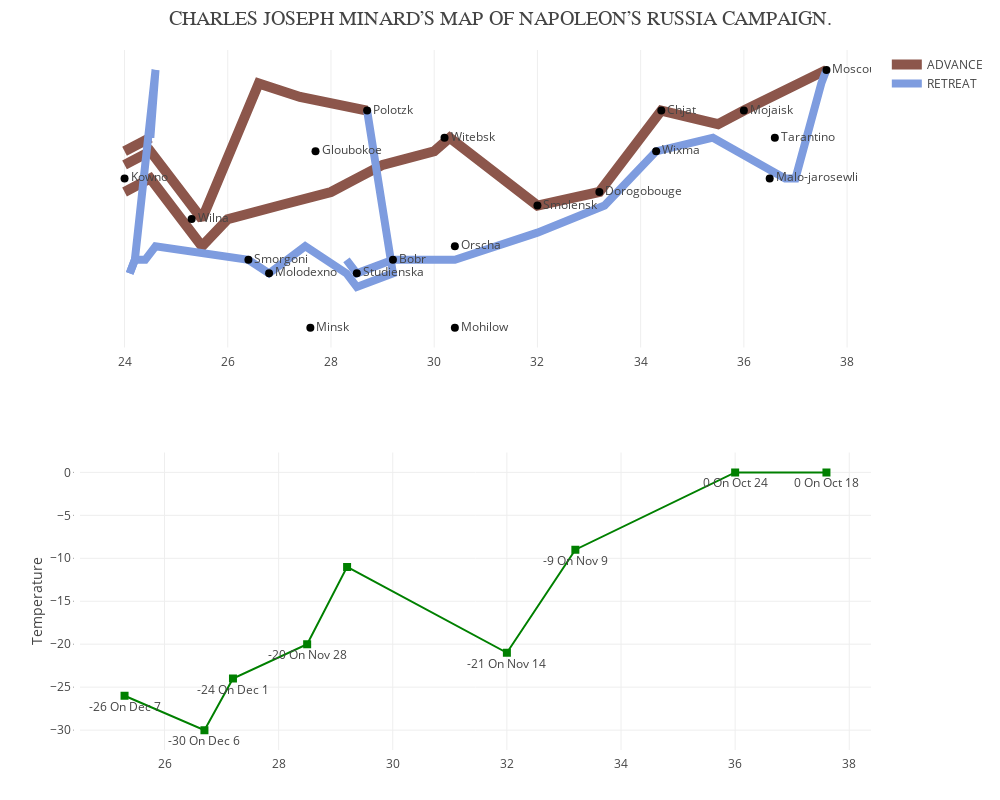

The notebook cell saved with this chart:
### Code cell
import pandas as pd
import numpy as np
import plotly
plotly.offline.init_notebook_mode(connected=True)
import plotly.offline as py
import plotly.graph_objs as go
from plotly import tools

data = pd.read_csv("/users/gauranshraja/Desktop/minard-data.csv", header=0) 
data.head()



#Code providing the extension of line
sur1 = data[((data['DIR']=='A') & (data['DIV']==1)) | 
                   ((data['DIR']=='R') & (data['DIV']==1) & (data['SURV']==100000))]
sur2 = data[((data['DIR']=='A') & (data['DIV']==2)) | 
                   ((data['DIR']=='R') & (data['DIV']==2) & (data['LATP']==55.5))]
sur3 = data[(data['DIR']=='A') & (data['DIV']==3)]
sur4 = data[(data['DIR']=='R') & (data['DIV']==2)]
sur5 = data[(data['DIR']=='R') & (data['DIV']==1)]
sur6 = data[(data['DIR']=='R') & (data['DIV']==3) | 
                   (data['DIR']=='A') & (data['DIV']==3) & (data['LATP']==55.3)]

traceCities = go.Scatter(
    x = data.LONC,
    y = data.LATC,
    showlegend = False,
    mode ='markers+text',
    marker = dict(
        color = "black",
        size = 8
    ),
    text = data.CITY,
    textposition='middle right'
  )

trace1A = go.Scatter(
     x = sur1.LONP,
     y = sur1.LATP,
     name='ADVANCE',
    
     line = dict(
        color = ('#8c564b'),
        width = 10
        ),
  
     mode='lines'
)

trace1R = go.Scatter(
     x= sur5.LONP,
     y= sur5.LATP,
      name='RETREAT', 
  line = dict(
        color = ('#7e9cdf'),
        width = 8),
  mode='lines'
  )

#Code for extension of trace2A to trace2R
trace2A = go.Scatter(
     x= sur2.LONP,
     y= sur2.LATP,
     showlegend=False,

  line = dict(
        color = ('#8c564b'),
        width = 10),
  mode='lines',
  textposition='bottom center'

)

trace2R = go.Scatter(
#  sur = data[(data.SURV==340000)],
#     if (data.DIR=='A') and (data.DIV=='1'):
     x= sur4.LONP,
     y= sur4.LATP,
     showlegend=False,
    
  line = dict(
        color = ('#7e9cdf'),
        width = 8),
  mode='lines',
  text=sur4.CITY,
  )

#extension of 3A & 3R
trace3A = go.Scatter(   
    x= sur3.LONP,
    y= sur3.LATP,
    showlegend=False,
  
    line = dict(
        color = ('#8c564b'),
        width = 10),
        mode='lines',
        textposition='bottom center'
)

trace3R = go.Scatter(
    x = sur6.LONP,
    y = sur6.LATP,
    showlegend = False,
    
    line = dict(
        color = ('#7e9cdf'),
        width = 8
    ),
  
    mode = 'lines',
    textposition = 'bottom center'
)

traceTemp = go.Scatter(
    x = data.LONT,
    y = data.TEMP,
    showlegend = False,
    mode = 'lines+text+markers',
    marker = dict(
        symbol = 'square',
        color = "green",
        size = 8
    ),
    text = data.TEMP.fillna(0).astype(int).map(str) + ' On ' + data.MON + ' ' 
            + data.DAY.fillna(0).astype(int).astype(str),
    textposition = 'bottom center'
    
  )

# Temperature SUBPLOT
fig = tools.make_subplots(rows=2,cols=1)

fig.append_trace(trace1A,1,1)
fig.append_trace(trace1R,1,1)
fig.append_trace(trace2A,1,1)
fig.append_trace(trace2R,1,1)
fig.append_trace(trace3A,1,1)
fig.append_trace(trace3R,1,1)
fig.append_trace(traceCities,1,1)
fig.append_trace(traceTemp,2,1)


fig['layout'].update(
    title = dict(
        text = 'CHARLES JOSEPH MINARD’S MAP OF NAPOLEON’S RUSSIA CAMPAIGN.',
        font = dict(
            size = 20,
            family = "Droid Serif"
        ),
        xanchor = "center"
    ),
    
    margin = dict(
        b = 50,
        t = 50,
        pad = 5
    ),
    showlegend=True,
    width = 1000,
    height = 800,
    yaxis = dict(visible=False),
    yaxis2 = dict(title= 'Temperature',ticklen= 0.5,zeroline= False)
)

py.iplot(fig, validate = False)

### Figure 1 — Plotly figure (JSON) as saved in the notebook; plotly's stock layout.template omitted (floating-point values rounded to 4 significant figures)
{"data": [{"line": {"color": "#8c564b", "width": 10}, "mode": "lines", "name": "ADVANCE", "type": "scatter", "uid": "8cb71847-5856-4cae-a100-0b486901fb0f", "x": [24, 24.5, 25.5, 26, 27, 28, 28.5, 29, 30, 30.3, 32, 33.2, 34.4, 35.5, 36, 37.6], "xaxis": "x", "y": [54.9, 55, 54.5, 54.7, 54.8, 54.9, 55, 55.1, 55.2, 55.3, 54.8, 54.9, 55.5, 55.4, 55.5, 55.8], "yaxis": "y"}, {"line": {"color": "#7e9cdf", "width": 8}, "mode": "lines", "name": "RETREAT", "type": "scatter", "uid": "e5096037-23b4-4845-9b9b-52d2bc964220", "x": [37.6, 37.5, 37, 36.8, 35.4, 34.3, 33.3, 32, 30.4, 29.2, 28.5, 28.3], "xaxis": "x", "y": [55.8, 55.7, 55, 55, 55.3, 55.2, 54.8, 54.6, 54.4, 54.4, 54.3, 54.4], "yaxis": "y"}, {"line": {"color": "#8c564b", "width": 10}, "mode": "lines", "showlegend": false, "textposition": "bottom center", "type": "scatter", "uid": "1e5f7ce6-0b24-4c58-bdeb-0f31e9f62fd0", "x": [24, 24.5, 25.5, 26.6, 27.4, 28.7], "xaxis": "x", "y": [55.1, 55.2, 54.7, 55.7, 55.6, 55.5], "yaxis": "y"}, {"line": {"color": "#7e9cdf", "width": 8}, "mode": "lines", "showlegend": false, "text": [null, null, null, null, null, null, null, null, null, null, null], "type": "scatter", "uid": "b0a71468-1c4b-4ee7-99da-4c98dbd454cd", "x": [28.7, 29.2, 28.5, 28.3, 27.5, 26.8, 26.4, 24.6, 24.4, 24.2, 24.1], "xaxis": "x", "y": [55.5, 54.3, 54.2, 54.3, 54.5, 54.3, 54.4, 54.5, 54.4, 54.4, 54.3], "yaxis": "y"}, {"line": {"color": "#8c564b", "width": 10}, "mode": "lines", "showlegend": false, "textposition": "bottom center", "type": "scatter", "uid": "1c8059eb-40c9-446a-b7a1-40860771de77", "x": [24, 24.5], "xaxis": "x", "y": [55.2, 55.3], "yaxis": "y"}, {"line": {"color": "#7e9cdf", "width": 8}, "mode": "lines", "showlegend": false, "textposition": "bottom center", "type": "scatter", "uid": "d6db8df3-6f48-4b06-b866-9d6f4f85388c", "x": [24.5, 24.6, 24.2, 24.1], "xaxis": "x", "y": [55.3, 55.8, 54.4, 54.3], "yaxis": "y"}, {"marker": {"color": "black", "size": 8}, "mode": "markers+text", "showlegend": false, "text": ["Kowno", "Wilna", "Smorgoni", "Molodexno", "Gloubokoe", "Minsk", "Studienska", "Polotzk", "Bobr", "Witebsk", "Orscha", "Mohilow", "Smolensk", "Dorogobouge", "Wixma", "Chjat", "Mojaisk", "Moscou", "Tarantino", "Malo-jarosewli", null, null, null, null, null, null, null, null, null, null, null, null, null, null, null, null, null, null, null, null, null, null, null, null, null, null, null, null], "textposition": "middle right", "type": "scatter", "uid": "849f2b59-416f-4876-8974-2b782d83edc4", "x": [24, 25.3, 26.4, 26.8, 27.7, 27.6, 28.5, 28.7, 29.2, 30.2, 30.4, 30.4, 32, 33.2, 34.3, 34.4, 36, 37.6, 36.6, 36.5, null, null, null, null, null, null, null, null, null, null, null, null, null, null, null, null, null, null, null, null, null, null, null, null, null, null, null, null], "xaxis": "x", "y": [55, 54.7, 54.4, 54.3, 55.2, 53.9, 54.3, 55.5, 54.4, 55.3, 54.5, 53.9, 54.8, 54.9, 55.2, 55.5, 55.5, 55.8, 55.3, 55, null, null, null, null, null, null, null, null, null, null, null, null, null, null, null, null, null, null, null, null, null, null, null, null, null, null, null, null], "yaxis": "y"}, {"marker": {"color": "green", "size": 8, "symbol": "square"}, "mode": "lines+text+markers", "showlegend": false, "text": ["0 On Oct 18", "0 On Oct 24", "-9 On Nov 9", "-21 On Nov 14", null, "-20 On Nov 28", "-24 On Dec 1", "-30 On Dec 6", "-26 On Dec 7", null, null, null, null, null, null, null, null, null, null, null, null, null, null, null, null, null, null, null, null, null, null, null, null, null, null, null, null, null, null, null, null, null, null, null, null, null, null, null], "textposition": "bottom center", "type": "scatter", "uid": "02e637a4-fdd9-45d2-8c79-1c5fc2d3d408", "x": [37.6, 36, 33.2, 32, 29.2, 28.5, 27.2, 26.7, 25.3, null, null, null, null, null, null, null, null, null, null, null, null, null, null, null, null, null, null, null, null, null, null, null, null, null, null, null, null, null, null, null, null, null, null, null, null, null, null, null], "xaxis": "x2", "y": [0, 0, -9, -21, -11, -20, -24, -30, -26, null, null, null, null, null, null, null, null, null, null, null, null, null, null, null, null, null, null, null, null, null, null, null, null, null, null, null, null, null, null, null, null, null, null, null, null, null, null, null], "yaxis": "y2"}], "layout": {"height": 800, "margin": {"b": 50, "pad": 5, "t": 50}, "showlegend": true, "title": {"font": {"family": "Droid Serif", "size": 20}, "text": "CHARLES JOSEPH MINARD’S MAP OF NAPOLEON’S RUSSIA CAMPAIGN.", "xanchor": "center"}, "width": 1000, "xaxis": {"anchor": "y", "domain": [0, 1]}, "xaxis2": {"anchor": "y2", "domain": [0, 1]}, "yaxis": {"anchor": "x", "domain": [0.575, 1], "visible": false}, "yaxis2": {"anchor": "x2", "domain": [0, 0.425], "ticklen": 0.5, "title": {"text": "Temperature"}, "zeroline": false}}}
